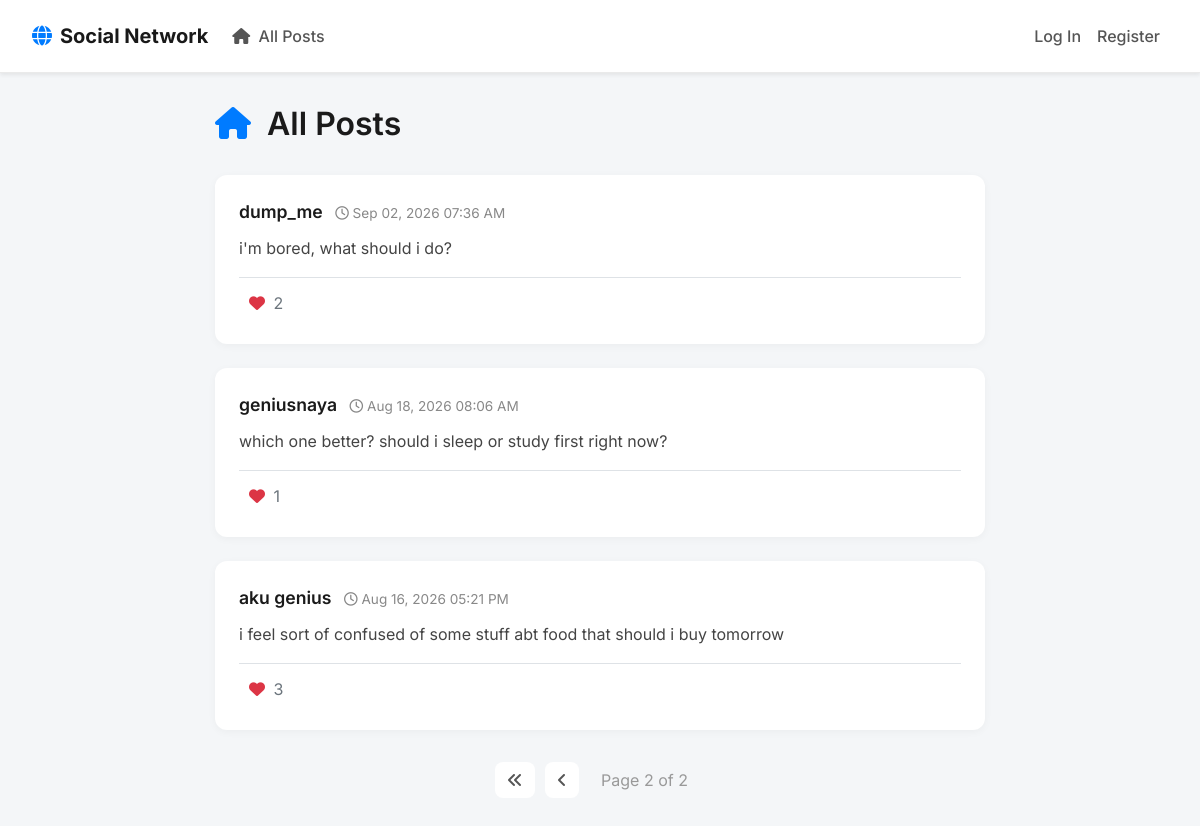
Screenshot of /?page=2 with the database file from the repository.
### network/models.py (models this page shows)
class Post(models.Model):
    author = models.ForeignKey(
        User, on_delete = models.CASCADE, related_name="posts"
    )
    content = models.TextField()
    timestamp = models.DateTimeField(auto_now_add=True)
    likes = models.ManyToManyField(
        User, blank = True, related_name = "liked_posts"
    )

class User(AbstractUser):
    pass

### network/views.py (the view)
# urls.py: path("", views.index, name="index"),
def index(request):
    posts = Post.objects.all().order_by("-timestamp")
    paginator = Paginator(posts, 10)
    page_number = request.GET.get('page')
    page_obj = paginator.get_page(page_number)
    return render(request, "network/index.html", {
        "page_obj": page_obj
    })

### network/templates/network/index.html (shortened to what this page needs)
{% extends "network/layout.html" %}
{% block body %}
    <div class="mb-4 d-flex justify-content-between align-items-center">
        <h2><i class="fa-solid fa-house text-primary mr-2"></i> All Posts</h2>
    </div>
    <div id="posts-container">
        {% include "network/posts.html" %}
    </div>
{% endblock %}

### network/templates/network/posts.html (shortened to what this page needs)
{% for post in page_obj %}
    <div class="card" data-post-id="{{ post.id }}">
        <div class="card-body">
            <div class="d-flex justify-content-between align-items-center mb-2">
                <div>
                    <a href="{% url 'profile' post.author.username %}" class="post-author">{{ post.author.username }}</a>
                    <span class="post-timestamp ml-2"><i class="fa-regular fa-clock"></i> {{ post.timestamp|date:"M d, Y h:i A" }}</span>
                </div>
            </div>
            <div class="card-text post-content">{{ post.content }}</div>
            <div class="post-likes mt-3 border-top pt-2">
                {% if user.is_authenticated %}
                    <button class="like-btn {% if user in post.likes.all %}liked{% endif %}">
                        {% if user in post.likes.all %}
                            <i class="fa-solid fa-heart text-danger"></i>
                        {% else %}
                            <i class="fa-regular fa-heart"></i>
                        {% endif %}
                        <span class="like-count ml-1">{{ post.likes.count }}</span>
                    </button>
                {% else %}
                    <div class="text-muted" style="padding: 5px 10px;">
                        <i class="fa-solid fa-heart text-danger"></i> <span class="like-count ml-1">{{ post.likes.count }}</span>
                    </div>
                {% endif %}
            </div>
        </div>
    </div>
{% empty %}
    <div class="text-center py-5">
        <i class="fa-solid fa-folder-open text-muted" style="font-size: 3rem;"></i>
        <p class="mt-3 text-muted">No posts found.</p>
    </div>
{% endfor %}
<nav aria-label="Page navigation">
    <ul class="pagination">
        {% if page_obj.has_previous %}
            <li class="page-item"><a class="page-link" href="?page=1"><i class="fa-solid fa-angles-left"></i></a></li>
            <li class="page-item"><a class="page-link" href="?page={{ page_obj.previous_page_number }}"><i class="fa-solid fa-angle-left"></i></a></li>
        {% endif %}
        <li class="page-item disabled"><span class="page-link">Page {{ page_obj.number }} of {{ page_obj.paginator.num_pages }}</span></li>
    </ul>
</nav>

### network/static/network/styles.css (style rules this page uses)
body { font-family: 'Inter', sans-serif; background-color: #f4f6f8; color: #333; }
h1, h2, h3, h4, h5, h6 { font-weight: 600; color: #1a1a1a; }
.card { border: none; border-radius: 12px; background: #ffffff; box-shadow: 0 2px 8px rgba(0,0,0,0.04); transition: transform 0.3s ease, box-shadow 0.3s ease; margin-bottom: 1.5rem; }
.card-body { padding: 1.5rem; }
.post-author { font-size: 1.1rem; font-weight: 600; color: #1a1a1a; text-decoration: none; transition: color 0.2s; }
.post-timestamp { font-size: 0.85rem; color: #888; }
.post-content { font-size: 1rem; line-height: 1.6; margin-top: 10px; margin-bottom: 15px; color: #444; }
.pagination { justify-content: center; margin-top: 2rem; }
.page-link { color: #555; border: none; margin: 0 5px; border-radius: 8px !important; transition: all 0.2s ease; }
.page-item.disabled .page-link { background-color: transparent; color: #999; }

### rows the page displays
Post: author.username "dump_me", timestamp "Sep 02, 2026 07:36 AM", content "i'm bored, what should i do?", likes.count "2"
Post: author.username "geniusnaya", timestamp "Aug 18, 2026 08:06 AM", content "which one better? should i sleep or study first right now?", likes.count "1"
Post: author.username "aku genius", timestamp "Aug 16, 2026 05:21 PM", content "i feel sort of confused of some stuff abt food that should i buy tomorrow", likes.count "3"

### other values shown
{{ page_obj.number }} "2"
{{ page_obj.paginator.num_pages }} "2"
